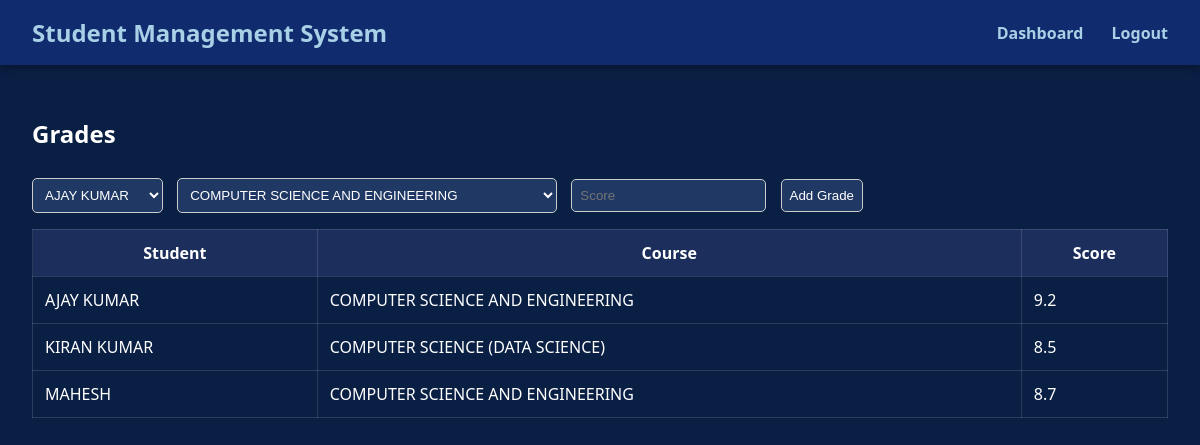
The page /grades (signed in) on the database its author committed.
### models.py (models this page shows)
class Grade(db.Model):
    id = db.Column(db.Integer, primary_key=True)
    student_id = db.Column(db.Integer, db.ForeignKey('student.id'))
    course_id = db.Column(db.Integer, db.ForeignKey('course.id'))
    score = db.Column(db.Float, nullable=False)
    student = db.relationship('Student', back_populates='grades')
    course = db.relationship('Course', back_populates='grades')

class Student(db.Model):
    id = db.Column(db.Integer, primary_key=True)
    name = db.Column(db.String(100), nullable=False)
    age = db.Column(db.Integer, nullable=False)
    grade = db.Column(db.Float, nullable=False)
    enrollments = db.relationship('Enrollment', back_populates='student', cascade='all, delete-orphan')
    attendance_records = db.relationship('Attendance', back_populates='student', cascade='all, delete-orphan')
    grades = db.relationship('Grade', back_populates='student', cascade='all, delete-orphan')

class Course(db.Model):
    id = db.Column(db.Integer, primary_key=True)
    title = db.Column(db.String(100), nullable=False)
    code = db.Column(db.String(20), unique=True, nullable=False)
    attendance_records = db.relationship('Attendance', back_populates='course', cascade='all, delete-orphan')
    grades = db.relationship('Grade', back_populates='course', cascade='all, delete-orphan')
    enrollments = db.relationship('Enrollment', back_populates='course', cascade='all, delete-orphan')

### app.py (the view, shortened to what this page needs)
@app.route('/grades', methods=['GET', 'POST'])
@login_required
def manage_grades():
    students = Student.query.all()
    courses = Course.query.all()
    grades = Grade.query.all()
    return render_template('grades.html', grades=grades, students=students, courses=courses)

### app.py (called while the page is built)
@login_manager.user_loader
def load_user(user_id):
    return User.query.get(int(user_id))

### templates/grades.html (shortened to what this page needs)
{% extends 'base.html' %}
{% block content %}
  <h2>Grades</h2>
  <form method="POST">
      <select name="student_id" required>
          {% for student in students %}
              <option value="{{ student.id }}">{{ student.name }}</option>
          {% endfor %}
      </select>
      <select name="course_id" required>
          {% for course in courses %}
              <option value="{{ course.id }}">{{ course.title }}</option>
          {% endfor %}
      </select>
      <input type="number" step="0.01" name="score" placeholder="Score" required>
      <button type="submit">Add Grade</button>
  </form>
  <table>
      <thead>
          <tr>
              <th>Student</th>
              <th>Course</th>
              <th>Score</th>
          </tr>
      </thead>
      <tbody>
          {% for g in grades %}
              <tr>
                  <td>{{ g.student.name }}</td>
                  <td>{{ g.course.title }}</td>
                  <td>{{ g.score }}</td>
              </tr>
          {% endfor %}
      </tbody>
  </table>
{% endblock %}

### templates/base.html (style rules this page uses)
body { margin: 0; font-family: 'Segoe UI', sans-serif; background-color: #0a1f44; color: #ffffff; }
table { width: 100%; border-collapse: collapse; margin-top: 1rem; }
th, td { padding: 0.75rem; border: 1px solid #ffffff22; }
th { background-color: #1b2e5c; }
input, select, button { padding: 0.5rem; margin-top: 0.5rem; background-color: #ffffff11; color: white; border: 1px solid #ffffff44; border-radius: 5px; }

### templates/grades.html (style rules this page uses)
form select, form input[type="number"], form button { background-color: #203864; color: white; border: 1px solid #ccc; padding: 8px; border-radius: 5px; margin-right: 10px; }
form button { cursor: pointer; }

### rows shown on the page
Grade: student.name "AJAY KUMAR", course "COMPUTER SCIENCE AND ENGINEERING", score "9.2"
Grade: student.name "KIRAN KUMAR", course "COMPUTER SCIENCE (DATA SCIENCE)", score "8.5"
Grade: student.name "MAHESH", course "COMPUTER SCIENCE AND ENGINEERING", score "8.7"

### other values the page prints
form field student_id "AJAY KUMAR"
form field course_id "COMPUTER SCIENCE AND ENGINEERING"
